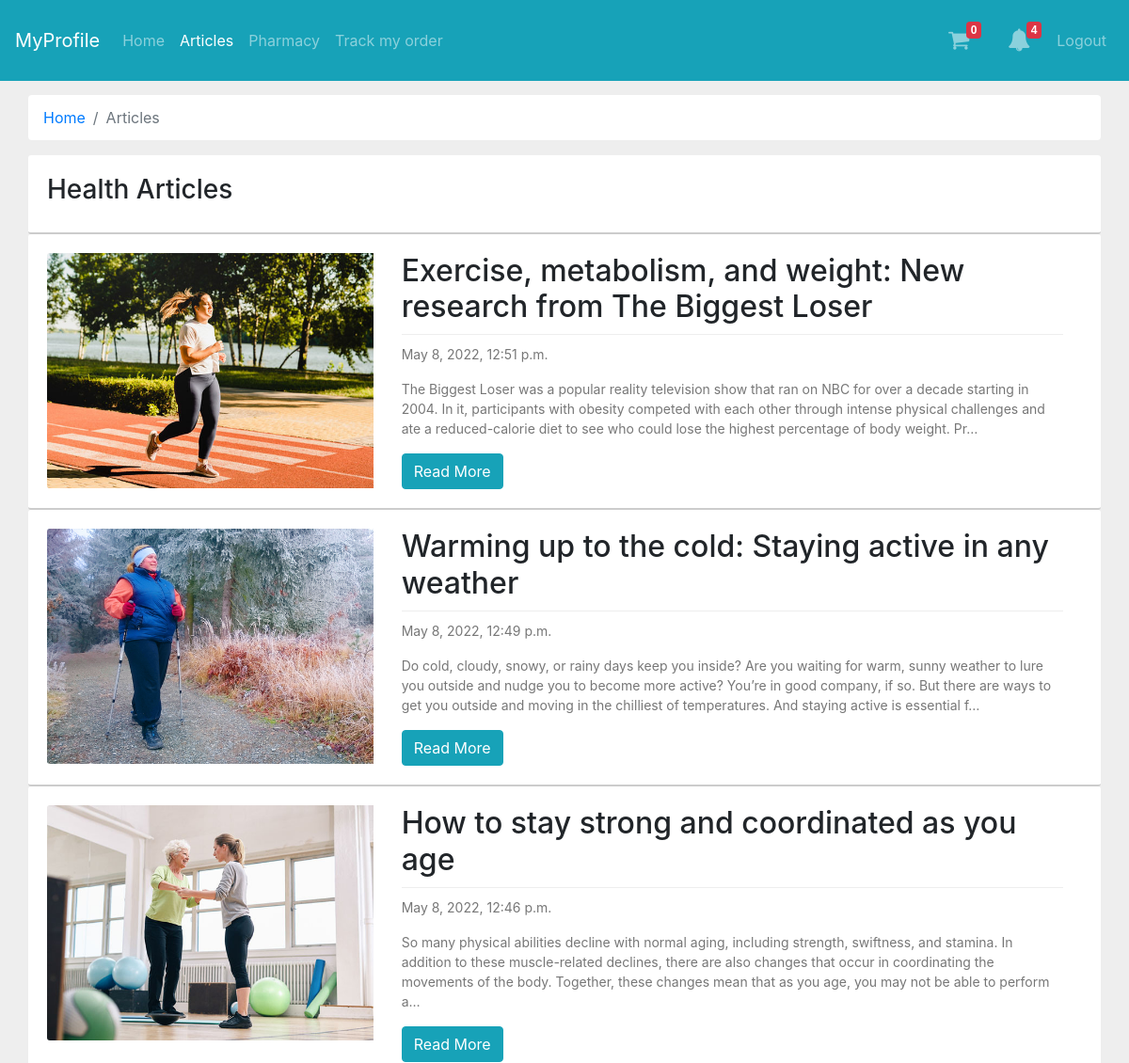
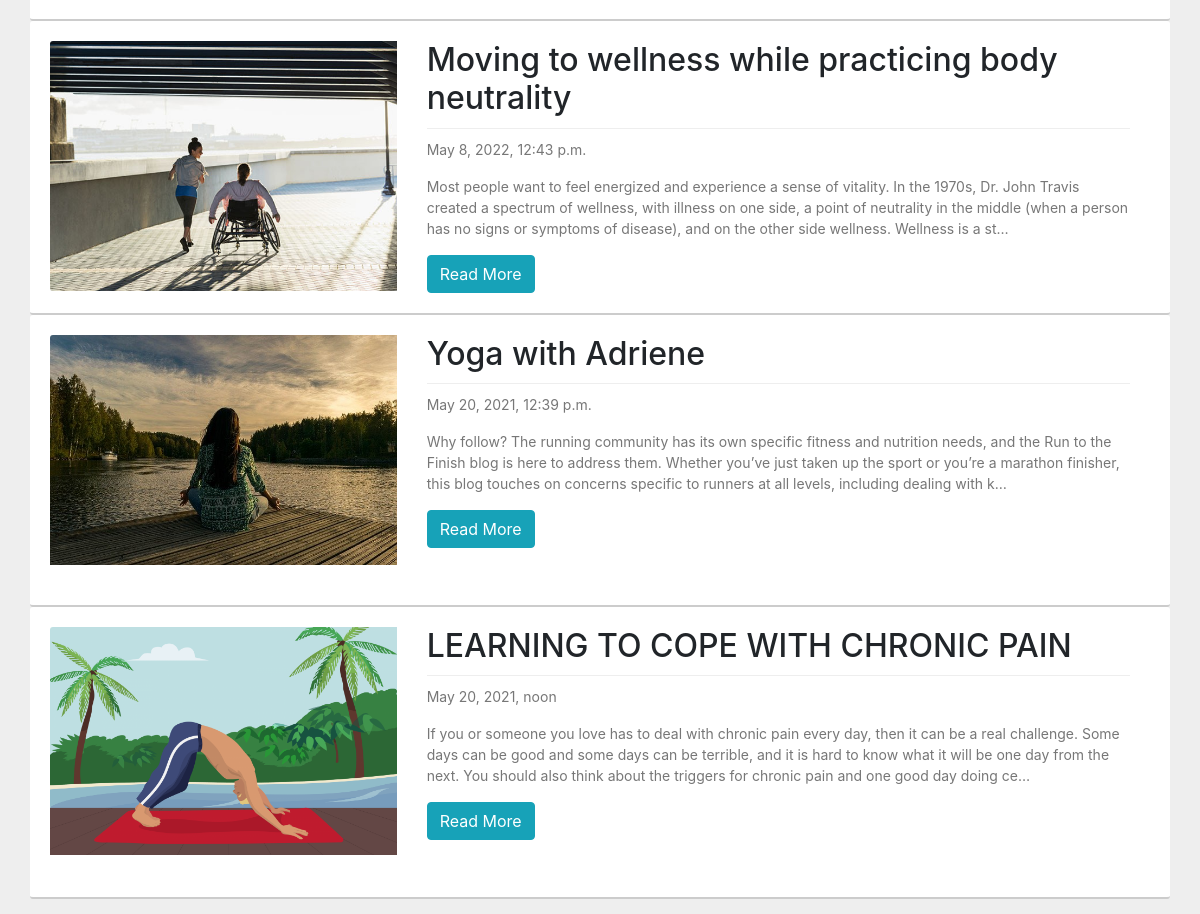
/articles/ (signed in), run on the app's committed database (2 pictures, top to bottom).
### mainapp/models.py (models this page shows, shortened)
class Blogs(models.Model):
    blog_title = models.CharField(verbose_name='Title', max_length=255)
    blog_slug = models.SlugField(verbose_name='Slug', max_length=255)
    blog_desc = models.TextField(verbose_name='Description', max_length=20000)
    blog_pubdate = models.DateTimeField(verbose_name='Published Date & Time', default=datetime.now, blank=True,
                                        null=True)
    blog_publish = models.BooleanField(verbose_name="Publish Status")
    blog_img = models.ImageField(verbose_name='Image', upload_to='blogimages/', blank=True, null=True)
    class Meta:
        verbose_name_plural = 'Articles'
        verbose_name = "Articles"

### mainapp/views.py (the view)
# urls.py: path('articles/', views.article, name='articles'),
def article(request):
    objnotify = allnotification(request)
    blogs = Blogs.objects.filter(blog_publish=True).order_by('-blog_pubdate')
    context = {'blogs': blogs, 'objnotify': objnotify}
    return render(request, 'articles.html', context)

### mainapp/views.py (called while the page is built, shortened)
def allnotification(request):
    ptosns = None
    stopns = None
    stodns = None
    dtopns = None
    ncount = None
    if request.user.is_staff or request.user.is_hospital_staff:
        ptosns = PtoSNotification.objects.all()
        if ptosns:
            ncount = ptosns.count()
    if request.user.is_doctor:
        stodns = StoDNotification.objects.filter(doctor=request.user.username)
        if stodns:
            ncount = stodns.count()
    return {'ptosns': ptosns,
            'stopns': stopns,
            'stodns': stodns,
            'dtopns': dtopns,
            'ncount': ncount}

### templates/articles.html (shortened to what this page needs)
{% extends "base.html" %}
{%block maincontent%}
<div class="container-fluid">
    <div class="main-body">
        <nav aria-label="breadcrumb" class="main-breadcrumb ">
            <ol class="breadcrumb b-bg-c">
                <li class="breadcrumb-item"><a href="{%url 'index'%}">Home</a></li>
                <li class="breadcrumb-item active" aria-current="page">Articles</li>
            </ol>
        </nav>
        <div class="row">
            <div class="col">
                <div class="well blog">
                    <div class="row">
                        <div class="col-8">
                            <h3>Health Articles</h3>
                        </div>
                        <div class="col-4">{%if request.user.is_staff%}<a class="btn btn-info" href="{%url 'add-articles'%}" style="float: right;">Add Article</a>{%endif%}
                        </div>
                    </div>
                </div>
            </div>
        </div>
        <div class="row">
            {%for blog in blogs%}
            <div class="col-xs-12 col-sm-12 col-md-12 col-lg-12">
                <div class="well blog">
                    <div class="row">
                        <div class="col-4">
                            <div class="image">
                                <img src="{{blog.blog_img.url}}" alt="">
                            </div>
                        </div>
                        <div class="col-8">
                            <div class="blog-details">
                                <h2>{{blog.blog_title}}
                                </h2>
                                <p>{{blog.blog_pubdate}}</p>
                                <p>
                                    {{blog.blog_desc|striptags|truncatechars:300}}
                                </p>
                                <a class="btn btn-info" href="{%url 'single-article' blog.blog_slug %}">Read More</a>
                            </div>
                        </div>
                    </div>
                </div>
            </div>
            {%endfor%}
        </div>
    </div>
</div>
{%endblock%}

### templates/base.html (style rules this page uses)
.b-bg-c { background-color: white; }

### templates/articles.html (style rules this page uses)
body { background: #eee; }
.main-body { padding: 15px; }
p { font-size: 14px; color: #777; }
.blog .image { height: 250px; overflow: hidden; border-radius: 3px 0 0 3px; }
.blog .image img { width: 100%; height: auto; }
.blog .blog-details { padding: 0 20px 0 0; }
.blog { padding: 0; }
.well { border: 0; padding: 20px; min-height: 63px; background: #fff; box-shadow: none; border-radius: 3px; position: relative; max-height: 100000px; border-bottom: 2px solid #ccc; }
.blog .blog-details h2 { margin-bottom: 10px; padding-bottom: 10px; border-bottom: 1px solid #eee; }

### data on the page
Blogs: blog_img (picture), blog_title "Exercise, metabolism, and weight: New research from The Biggest Loser", blog_pubdate "May 8, 2022, 12:51 p.m.", blog_desc "The Biggest Loser was a popular reality television show that ran on NBC for over a decade starting in 2004. In it, participants with obesity competed with each other through intense physical challenges and ate a reduced-calorie diet to see who could lose the highest percentage of body weight. Pr…"
Blogs: blog_img (picture), blog_title "Warming up to the cold: Staying active in any weather", blog_pubdate "May 8, 2022, 12:49 p.m.", blog_desc "Do cold, cloudy, snowy, or rainy days keep you inside? Are you waiting for warm, sunny weather to lure you outside and nudge you to become more active? You’re in good company, if so. But there are ways to get you outside and moving in the chilliest of temperatures. And staying active is essential f…"
Blogs: blog_img (picture), blog_title "How to stay strong and coordinated as you age", blog_pubdate "May 8, 2022, 12:46 p.m.", blog_desc "So many physical abilities decline with normal aging, including strength, swiftness, and stamina. In addition to these muscle-related declines, there are also changes that occur in coordinating the movements of the body. Together, these changes mean that as you age, you may not be able to perform a…"
Blogs: blog_img (picture), blog_title "Moving to wellness while practicing body neutrality", blog_pubdate "May 8, 2022, 12:43 p.m.", blog_desc "Most people want to feel energized and experience a sense of vitality. In the 1970s, Dr. John Travis created a spectrum of wellness, with illness on one side, a point of neutrality in the middle (when a person has no signs or symptoms of disease), and on the other side wellness. Wellness is a st…"
Blogs: blog_img (picture), blog_title "Yoga with Adriene", blog_pubdate "May 20, 2021, 12:39 p.m.", blog_desc "Why follow? The running community has its own specific fitness and nutrition needs, and the Run to the Finish blog is here to address them. Whether you’ve just taken up the sport or you’re a marathon finisher, this blog touches on concerns specific to runners at all levels, including dealing with k…"
Blogs: blog_img (picture), blog_title "LEARNING TO COPE WITH CHRONIC PAIN", blog_pubdate "May 20, 2021, noon", blog_desc "If you or someone you love has to deal with chronic pain every day, then it can be a real challenge. Some days can be good and some days can be terrible, and it is hard to know what it will be one day from the next. You should also think about the triggers for chronic pain and one good day doing ce…"

### other printed values
{{ objnotify.ncount }} "4"
